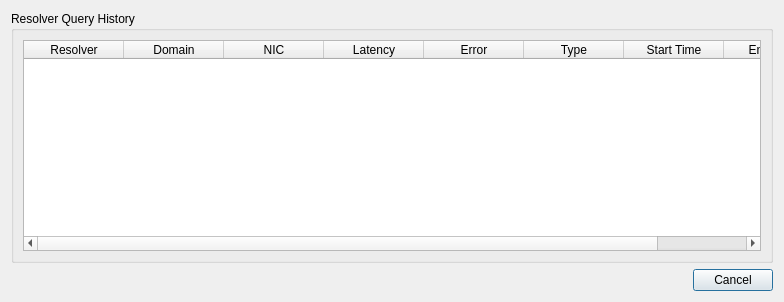
<?xml version="1.0" encoding="UTF-8"?>
<ui version="4.0">
 <class>OpenNICQueryHistory</class>
 <widget class="QDialog" name="OpenNICQueryHistory">
  <property name="geometry">
   <rect>
    <x>0</x>
    <y>0</y>
    <width>784</width>
    <height>302</height>
   </rect>
  </property>
  <property name="windowTitle">
   <string>Resolver Query History</string>
  </property>
  <layout class="QGridLayout" name="gridLayout">
   <item row="0" column="0">
    <widget class="QGroupBox" name="groupBox">
     <property name="title">
      <string>Resolver Query History</string>
     </property>
     <layout class="QGridLayout" name="gridLayout_2">
      <item row="0" column="0">
       <widget class="QTableWidget" name="queryHistory">
        <property name="sortingEnabled">
         <bool>true</bool>
        </property>
        <column>
         <property name="text">
          <string>Resolver</string>
         </property>
        </column>
        <column>
         <property name="text">
          <string>Domain</string>
         </property>
        </column>
        <column>
         <property name="text">
          <string>NIC</string>
         </property>
        </column>
        <column>
         <property name="text">
          <string>Latency</string>
         </property>
        </column>
        <column>
         <property name="text">
          <string>Error</string>
         </property>
        </column>
        <column>
         <property name="text">
          <string>Type</string>
         </property>
        </column>
        <column>
         <property name="text">
          <string>Start Time</string>
         </property>
        </column>
        <column>
         <property name="text">
          <string>End Time</string>
         </property>
        </column>
       </widget>
      </item>
     </layout>
    </widget>
   </item>
   <item row="1" column="0">
    <widget class="QDialogButtonBox" name="buttonBox">
     <property name="orientation">
      <enum>Qt::Horizontal</enum>
     </property>
     <property name="standardButtons">
      <set>QDialogButtonBox::Cancel</set>
     </property>
    </widget>
   </item>
  </layout>
 </widget>
 <resources/>
 <connections>
  <connection>
   <sender>buttonBox</sender>
   <signal>accepted()</signal>
   <receiver>OpenNICQueryHistory</receiver>
   <slot>accept()</slot>
   <hints>
    <hint type="sourcelabel">
     <x>248</x>
     <y>254</y>
    </hint>
    <hint type="destinationlabel">
     <x>157</x>
     <y>274</y>
    </hint>
   </hints>
  </connection>
  <connection>
   <sender>buttonBox</sender>
   <signal>rejected()</signal>
   <receiver>OpenNICQueryHistory</receiver>
   <slot>reject()</slot>
   <hints>
    <hint type="sourcelabel">
     <x>316</x>
     <y>260</y>
    </hint>
    <hint type="destinationlabel">
     <x>286</x>
     <y>274</y>
    </hint>
   </hints>
  </connection>
 </connections>
</ui>
